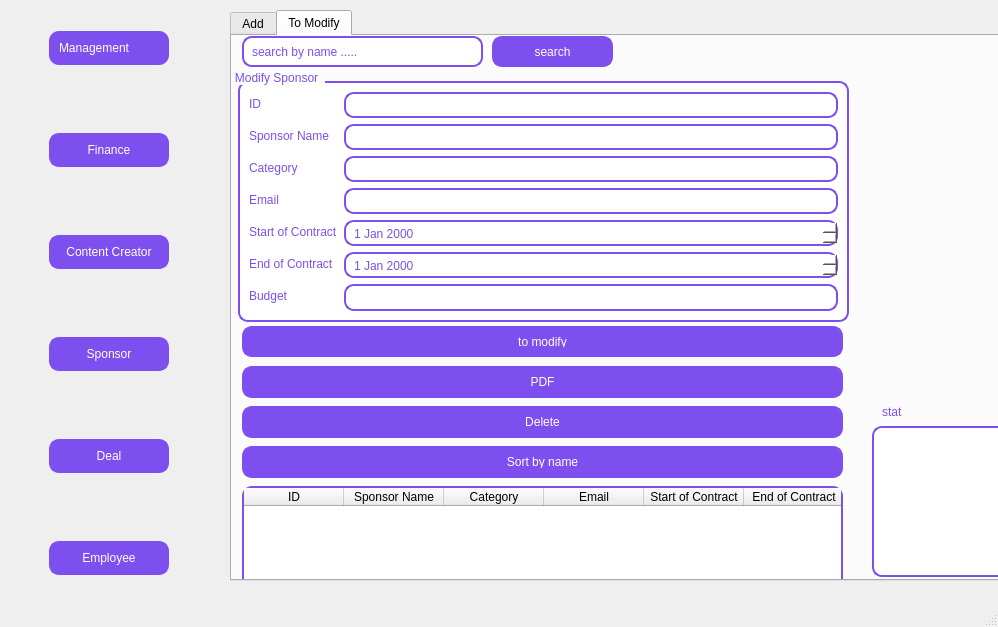
<?xml version="1.0" encoding="UTF-8"?>
<ui version="4.0">
 <class>MainWindow</class>
 <widget class="QMainWindow" name="MainWindow">
  <property name="geometry">
   <rect>
    <x>0</x>
    <y>0</y>
    <width>998</width>
    <height>627</height>
   </rect>
  </property>
  <property name="windowTitle">
   <string>MainWindow</string>
  </property>
  <widget class="QWidget" name="centralwidget">
   <widget class="QFrame" name="menuFrame">
    <property name="geometry">
     <rect>
      <x>40</x>
      <y>-40</y>
      <width>132</width>
      <height>688</height>
     </rect>
    </property>
    <property name="styleSheet">
     <string notr="true">
     QMainWindow {
         background-color: #FFFFFF;
         border-radius: 10px;
     }
     QMainWindow[darkTheme=&quot;true&quot;] {
         background-color: #000000;
     }
     QGroupBox {
         background-color: #FFFFFF;
         border: 2px solid #7D4FEE;
         border-radius: 10px;
         font: bold 14pt &quot;Arial&quot;;
         color: #7D4FEE;
         margin: 10px;
     }
     QGroupBox[darkTheme=&quot;true&quot;] {
         background-color: #000000;
         border: 2px solid #7D4FEE;
         color: #7D4FEE;
     }
     QGroupBox::title {
         color: #7D4FEE;
         padding: 0 5px;
         subcontrol-origin: margin;
         subcontrol-position: top left;
     }
     QPushButton {
         background-color: #7D4FEE;
         color: #FFFFFF;
         border-radius: 10px;
         padding: 8px;
         min-width: 100px;
         font: 10pt &quot;Arial&quot;;
         border: 2px solid #7D4FEE;
     }
     QPushButton:hover {
         background-color: #FFFFFF;
         color: #7D4FEE;
         border: 2px solid #7D4FEE;
     }
     QLineEdit, QComboBox, QSpinBox, QDateEdit {
         background-color: #FFFFFF;
         border: 2px solid #7D4FEE;
         border-radius: 10px;
         padding: 6px;
         font: 10pt &quot;Arial&quot;;
         color: #7D4FEE;
     }
     QLineEdit[darkTheme=&quot;true&quot;], QComboBox[darkTheme=&quot;true&quot;], QSpinBox[darkTheme=&quot;true&quot;], QDateEdit[darkTheme=&quot;true&quot;] {
         background-color: #000000;
         border: 2px solid #7D4FEE;
         color: #7D4FEE;
     }
     QTableWidget {
         background-color: #FFFFFF;
         border: 2px solid #7D4FEE;
         border-radius: 10px;
         gridline-color: #7D4FEE;
         font: 10pt &quot;Arial&quot;;
         color: #7D4FEE;
     }
     QTableWidget[darkTheme=&quot;true&quot;] {
         background-color: #1A1A1A;
         border: 2px solid #7D4FEE;
         color: #7D4FEE;
     }
     QTableWidget::item:selected {
         background-color: #7D4FEE;
         color: #FFFFFF;
     }
     QLabel {
         color: #7D4FEE;
         font: 10pt &quot;Arial&quot;;
     }
     QLabel[darkTheme=&quot;true&quot;] {
         color: #7D4FEE;
     }
     QWidget#sidebar {
         background-color: #7D4FEE;
         border-radius: 10px 0 0 10px;
     }
     QPushButton#sidebarButton {
         background-color: #7D4FEE;
         color: #FFFFFF;
         border: none;
         border-radius: 10px;
         padding: 10px;
         font: 10pt &quot;Arial&quot;;
         width: 100%;
         text-align: left;
     }
     QPushButton#sidebarButton:hover {
         background-color: #FFFFFF;
         color: #7D4FEE;
         border: 2px solid #7D4FEE;
     }
   </string>
    </property>
    <layout class="QVBoxLayout" name="menuLayout">
     <item>
      <widget class="QPushButton" name="sidebarButton">
       <property name="text">
        <string>Management</string>
       </property>
      </widget>
     </item>
     <item>
      <widget class="QPushButton" name="sidebarButton_2">
       <property name="text">
        <string>Finance</string>
       </property>
      </widget>
     </item>
     <item>
      <widget class="QPushButton" name="sidebarButton_3">
       <property name="text">
        <string>Content Creator</string>
       </property>
      </widget>
     </item>
     <item>
      <widget class="QPushButton" name="sidebarButton_4">
       <property name="text">
        <string>Sponsor</string>
       </property>
      </widget>
     </item>
     <item>
      <widget class="QPushButton" name="sidebarButton_5">
       <property name="text">
        <string>Deal</string>
       </property>
      </widget>
     </item>
     <item>
      <widget class="QPushButton" name="sidebarButton_6">
       <property name="text">
        <string>Employee</string>
       </property>
      </widget>
     </item>
    </layout>
   </widget>
   <widget class="QStackedWidget" name="stackedWidget">
    <property name="geometry">
     <rect>
      <x>230</x>
      <y>0</y>
      <width>1152</width>
      <height>688</height>
     </rect>
    </property>
    <property name="styleSheet">
     <string notr="true">
     QMainWindow {
         background-color: #FFFFFF;
         border-radius: 10px;
     }
     QMainWindow[darkTheme=&quot;true&quot;] {
         background-color: #000000;
     }
     QGroupBox {
         background-color: #FFFFFF;
         border: 2px solid #7D4FEE;
         border-radius: 10px;
         font: bold 14pt &quot;Arial&quot;;
         color: #7D4FEE;
         margin: 10px;
     }
     QGroupBox[darkTheme=&quot;true&quot;] {
         background-color: #000000;
         border: 2px solid #7D4FEE;
         color: #7D4FEE;
     }
     QGroupBox::title {
         color: #7D4FEE;
         padding: 0 5px;
         subcontrol-origin: margin;
         subcontrol-position: top left;
     }
     QPushButton {
         background-color: #7D4FEE;
         color: #FFFFFF;
         border-radius: 10px;
         padding: 8px;
         min-width: 100px;
         font: 10pt &quot;Arial&quot;;
         border: 2px solid #7D4FEE;
     }
     QPushButton:hover {
         background-color: #FFFFFF;
         color: #7D4FEE;
         border: 2px solid #7D4FEE;
     }
     QLineEdit, QComboBox, QSpinBox, QDateEdit {
         background-color: #FFFFFF;
         border: 2px solid #7D4FEE;
         border-radius: 10px;
         padding: 6px;
         font: 10pt &quot;Arial&quot;;
         color: #7D4FEE;
     }
     QLineEdit[darkTheme=&quot;true&quot;], QComboBox[darkTheme=&quot;true&quot;], QSpinBox[darkTheme=&quot;true&quot;], QDateEdit[darkTheme=&quot;true&quot;] {
         background-color: #000000;
         border: 2px solid #7D4FEE;
         color: #7D4FEE;
     }
     QTableWidget {
         background-color: #FFFFFF;
         border: 2px solid #7D4FEE;
         border-radius: 10px;
         gridline-color: #7D4FEE;
         font: 10pt &quot;Arial&quot;;
         color: #7D4FEE;
     }
     QTableWidget[darkTheme=&quot;true&quot;] {
         background-color: #1A1A1A;
         border: 2px solid #7D4FEE;
         color: #7D4FEE;
     }
     QTableWidget::item:selected {
         background-color: #7D4FEE;
         color: #FFFFFF;
     }
     QLabel {
         color: #7D4FEE;
         font: 10pt &quot;Arial&quot;;
     }
     QLabel[darkTheme=&quot;true&quot;] {
         color: #7D4FEE;
     }
     QWidget#sidebar {
         background-color: #7D4FEE;
         border-radius: 10px 0 0 10px;
     }
     QPushButton#sidebarButton {
         background-color: #7D4FEE;
         color: #FFFFFF;
         border: none;
         border-radius: 10px;
         padding: 10px;
         font: 10pt &quot;Arial&quot;;
         width: 100%;
         text-align: left;
     }
     QPushButton#sidebarButton:hover {
         background-color: #FFFFFF;
         color: #7D4FEE;
         border: 2px solid #7D4FEE;
     }
   </string>
    </property>
    <property name="currentIndex">
     <number>3</number>
    </property>
    <widget class="QWidget" name="managementPage">
     <layout class="QVBoxLayout" name="managementLayout">
      <item>
       <widget class="QLabel" name="managementLabel">
        <property name="text">
         <string>Management Page</string>
        </property>
        <property name="alignment">
         <set>Qt::AlignmentFlag::AlignCenter</set>
        </property>
       </widget>
      </item>
     </layout>
    </widget>
    <widget class="QWidget" name="financePage">
     <layout class="QHBoxLayout" name="financeLayout">
      <item>
       <layout class="QVBoxLayout" name="leftLayout">
        <item>
         <layout class="QHBoxLayout" name="topBar">
          <item>
           <widget class="QLineEdit" name="searchBox">
            <property name="placeholderText">
             <string>Search...</string>
            </property>
           </widget>
          </item>
          <item>
           <widget class="QPushButton" name="btnSearchById">
            <property name="text">
             <string>Search</string>
            </property>
           </widget>
          </item>
          <item>
           <widget class="QPushButton" name="btnDarkTheme">
            <property name="text">
             <string>Dark Theme</string>
            </property>
           </widget>
          </item>
          <item>
           <widget class="QPushButton" name="btnSortByMontant">
            <property name="text">
             <string>Sort by Amount</string>
            </property>
           </widget>
          </item>
          <item>
           <widget class="QPushButton" name="btnExportCSV">
            <property name="text">
             <string>Export to CSV</string>
            </property>
           </widget>
          </item>
         </layout>
        </item>
        <item>
         <widget class="QGroupBox" name="formBox">
          <property name="title">
           <string>Manage Invoices</string>
          </property>
          <layout class="QFormLayout" name="formLayout">
           <item row="0" column="0">
            <widget class="QLabel" name="labelId">
             <property name="text">
              <string>Invoice ID:</string>
             </property>
            </widget>
           </item>
           <item row="0" column="1">
            <widget class="QLineEdit" name="lineId"/>
           </item>
           <item row="1" column="0">
            <widget class="QLabel" name="labelMontant">
             <property name="text">
              <string>Amount:</string>
             </property>
            </widget>
           </item>
           <item row="1" column="1">
            <widget class="QLineEdit" name="lineMontant"/>
           </item>
           <item row="2" column="0">
            <widget class="QLabel" name="labelDateEmission">
             <property name="text">
              <string>Issue Date:</string>
             </property>
            </widget>
           </item>
           <item row="2" column="1">
            <widget class="QDateEdit" name="dateEmission"/>
           </item>
           <item row="3" column="0">
            <widget class="QLabel" name="labelDateEcheance">
             <property name="text">
              <string>Due Date:</string>
             </property>
            </widget>
           </item>
           <item row="3" column="1">
            <widget class="QDateEdit" name="dateEcheance"/>
           </item>
           <item row="4" column="0">
            <widget class="QLabel" name="labelStatut">
             <property name="text">
              <string>Status:</string>
             </property>
            </widget>
           </item>
           <item row="4" column="1">
            <widget class="QComboBox" name="comboStatut">
             <item>
              <property name="text">
               <string>Paid</string>
              </property>
             </item>
             <item>
              <property name="text">
               <string>Pending</string>
              </property>
             </item>
             <item>
              <property name="text">
               <string>Cancelled</string>
              </property>
             </item>
            </widget>
           </item>
          </layout>
         </widget>
        </item>
        <item>
         <layout class="QHBoxLayout" name="actionLayout">
          <item>
           <widget class="QPushButton" name="btnAdd">
            <property name="text">
             <string>Add</string>
            </property>
           </widget>
          </item>
          <item>
           <widget class="QPushButton" name="btnEdit">
            <property name="text">
             <string>Edit</string>
            </property>
           </widget>
          </item>
          <item>
           <widget class="QPushButton" name="btnDelete">
            <property name="text">
             <string>Delete</string>
            </property>
           </widget>
          </item>
          <item>
           <widget class="QPushButton" name="btnClear">
            <property name="text">
             <string>Clear Form</string>
            </property>
           </widget>
          </item>
         </layout>
        </item>
        <item>
         <widget class="QTableWidget" name="tableFactures">
          <column>
           <property name="text">
            <string>Invoice ID</string>
           </property>
          </column>
          <column>
           <property name="text">
            <string>Amount</string>
           </property>
          </column>
          <column>
           <property name="text">
            <string>Issue Date</string>
           </property>
          </column>
          <column>
           <property name="text">
            <string>Due Date</string>
           </property>
          </column>
          <column>
           <property name="text">
            <string>Status</string>
           </property>
          </column>
         </widget>
        </item>
       </layout>
      </item>
      <item>
       <widget class="QGroupBox" name="statsBox">
        <property name="title">
         <string>Financial Statistics</string>
        </property>
        <layout class="QVBoxLayout" name="statsLayout">
         <item>
          <widget class="QTableWidget" name="tableStats">
           <column>
            <property name="text">
             <string>Metric</string>
            </property>
           </column>
           <column>
            <property name="text">
             <string>Value</string>
            </property>
           </column>
          </widget>
         </item>
        </layout>
       </widget>
      </item>
     </layout>
    </widget>
    <widget class="QWidget" name="contentCreatorPage">
     <layout class="QVBoxLayout" name="contentCreatorLayout">
      <item>
       <widget class="QLabel" name="labelContent">
        <property name="text">
         <string>Content Creator Page</string>
        </property>
        <property name="alignment">
         <set>Qt::AlignmentFlag::AlignCenter</set>
        </property>
       </widget>
      </item>
     </layout>
    </widget>
    <widget class="QWidget" name="sponsorPage">
     <widget class="QTabWidget" name="sponsorTabWidget_3">
      <property name="geometry">
       <rect>
        <x>0</x>
        <y>10</y>
        <width>1201</width>
        <height>571</height>
       </rect>
      </property>
      <property name="currentIndex">
       <number>1</number>
      </property>
      <widget class="QWidget" name="tabAdd_4">
       <attribute name="title">
        <string>Add</string>
       </attribute>
       <widget class="QGroupBox" name="formBoxAdd_3">
        <property name="geometry">
         <rect>
          <x>-4</x>
          <y>35</y>
          <width>631</width>
          <height>261</height>
         </rect>
        </property>
        <property name="title">
         <string>Add Sponsor</string>
        </property>
        <layout class="QFormLayout" name="formLayoutAdd_3">
         <item row="0" column="0">
          <widget class="QLabel" name="label_63">
           <property name="text">
            <string>ID</string>
           </property>
          </widget>
         </item>
         <item row="0" column="1">
          <widget class="QLineEdit" name="lineEdit_22"/>
         </item>
         <item row="1" column="0">
          <widget class="QLabel" name="label_64">
           <property name="text">
            <string>Sponsor Name</string>
           </property>
          </widget>
         </item>
         <item row="1" column="1">
          <widget class="QLineEdit" name="lineEdit_23"/>
         </item>
         <item row="2" column="0">
          <widget class="QLabel" name="label_65">
           <property name="text">
            <string>Category</string>
           </property>
          </widget>
         </item>
         <item row="2" column="1">
          <widget class="QLineEdit" name="lineEdit_24"/>
         </item>
         <item row="3" column="0">
          <widget class="QLabel" name="label_66">
           <property name="text">
            <string>Email</string>
           </property>
          </widget>
         </item>
         <item row="3" column="1">
          <widget class="QLineEdit" name="lineEdit_25"/>
         </item>
         <item row="4" column="0">
          <widget class="QLabel" name="label_67">
           <property name="text">
            <string>Start of Contract</string>
           </property>
          </widget>
         </item>
         <item row="4" column="1">
          <widget class="QDateEdit" name="dateEdit_9"/>
         </item>
         <item row="5" column="0">
          <widget class="QLabel" name="label_68">
           <property name="text">
            <string>End of Contract</string>
           </property>
          </widget>
         </item>
         <item row="5" column="1">
          <widget class="QDateEdit" name="dateEdit_10"/>
         </item>
         <item row="6" column="0">
          <widget class="QLabel" name="label_69">
           <property name="text">
            <string>Budget</string>
           </property>
          </widget>
         </item>
         <item row="6" column="1">
          <widget class="QLineEdit" name="lineEdit_33"/>
         </item>
        </layout>
       </widget>
       <widget class="QTableWidget" name="sponsorTable_8">
        <property name="geometry">
         <rect>
          <x>10</x>
          <y>450</y>
          <width>601</width>
          <height>189</height>
         </rect>
        </property>
        <property name="sizePolicy">
         <sizepolicy hsizetype="Expanding" vsizetype="Expanding">
          <horstretch>0</horstretch>
          <verstretch>0</verstretch>
         </sizepolicy>
        </property>
        <column>
         <property name="text">
          <string>ID</string>
         </property>
        </column>
        <column>
         <property name="text">
          <string>Sponsor Name</string>
         </property>
        </column>
        <column>
         <property name="text">
          <string>Category</string>
         </property>
        </column>
        <column>
         <property name="text">
          <string>Email</string>
         </property>
        </column>
        <column>
         <property name="text">
          <string>Start of Contract</string>
         </property>
        </column>
        <column>
         <property name="text">
          <string>End of Contract</string>
         </property>
        </column>
        <column>
         <property name="text">
          <string>Budget</string>
         </property>
        </column>
       </widget>
       <widget class="QPushButton" name="pushButton_23">
        <property name="geometry">
         <rect>
          <x>10</x>
          <y>290</y>
          <width>601</width>
          <height>31</height>
         </rect>
        </property>
        <property name="text">
         <string>Add</string>
        </property>
       </widget>
       <widget class="QPushButton" name="pushButton_35">
        <property name="geometry">
         <rect>
          <x>10</x>
          <y>330</y>
          <width>601</width>
          <height>32</height>
         </rect>
        </property>
        <property name="text">
         <string>PDF</string>
        </property>
       </widget>
       <widget class="QPushButton" name="pushButton_36">
        <property name="geometry">
         <rect>
          <x>10</x>
          <y>370</y>
          <width>601</width>
          <height>32</height>
         </rect>
        </property>
        <property name="text">
         <string>Delete</string>
        </property>
       </widget>
       <widget class="QPushButton" name="pushButton_37">
        <property name="geometry">
         <rect>
          <x>10</x>
          <y>410</y>
          <width>601</width>
          <height>32</height>
         </rect>
        </property>
        <property name="text">
         <string>Sort by name</string>
        </property>
       </widget>
       <widget class="QTableWidget" name="sponsorTable_9">
        <property name="geometry">
         <rect>
          <x>640</x>
          <y>390</y>
          <width>161</width>
          <height>151</height>
         </rect>
        </property>
        <property name="sizePolicy">
         <sizepolicy hsizetype="Expanding" vsizetype="Expanding">
          <horstretch>0</horstretch>
          <verstretch>0</verstretch>
         </sizepolicy>
        </property>
       </widget>
       <widget class="QLabel" name="label_70">
        <property name="geometry">
         <rect>
          <x>650</x>
          <y>370</y>
          <width>37</width>
          <height>12</height>
         </rect>
        </property>
        <property name="text">
         <string>stat</string>
        </property>
       </widget>
       <widget class="QLineEdit" name="searchEdit_7">
        <property name="geometry">
         <rect>
          <x>10</x>
          <y>0</y>
          <width>241</width>
          <height>31</height>
         </rect>
        </property>
        <property name="text">
         <string>search by name .....</string>
        </property>
        <property name="placeholderText">
         <string>Search by name or platform</string>
        </property>
       </widget>
       <widget class="QPushButton" name="pushButton_24">
        <property name="geometry">
         <rect>
          <x>260</x>
          <y>0</y>
          <width>121</width>
          <height>31</height>
         </rect>
        </property>
        <property name="text">
         <string>search</string>
        </property>
       </widget>
      </widget>
      <widget class="QWidget" name="tabModify_4">
       <attribute name="title">
        <string>To Modify</string>
       </attribute>
       <widget class="QGroupBox" name="formBoxModify_5">
        <property name="geometry">
         <rect>
          <x>-4</x>
          <y>35</y>
          <width>631</width>
          <height>261</height>
         </rect>
        </property>
        <property name="title">
         <string>Modify Sponsor</string>
        </property>
        <layout class="QFormLayout" name="formLayoutModify_4">
         <item row="0" column="0">
          <widget class="QLabel" name="label_71">
           <property name="text">
            <string>ID</string>
           </property>
          </widget>
         </item>
         <item row="0" column="1">
          <widget class="QLineEdit" name="lineEdit_34"/>
         </item>
         <item row="1" column="0">
          <widget class="QLabel" name="label_72">
           <property name="text">
            <string>Sponsor Name</string>
           </property>
          </widget>
         </item>
         <item row="1" column="1">
          <widget class="QLineEdit" name="lineEdit_35"/>
         </item>
         <item row="2" column="0">
          <widget class="QLabel" name="label_73">
           <property name="text">
            <string>Category</string>
           </property>
          </widget>
         </item>
         <item row="2" column="1">
          <widget class="QLineEdit" name="lineEdit_36"/>
         </item>
         <item row="3" column="0">
          <widget class="QLabel" name="label_74">
           <property name="text">
            <string>Email</string>
           </property>
          </widget>
         </item>
         <item row="3" column="1">
          <widget class="QLineEdit" name="lineEdit_37"/>
         </item>
         <item row="4" column="0">
          <widget class="QLabel" name="label_75">
           <property name="text">
            <string>Start of Contract</string>
           </property>
          </widget>
         </item>
         <item row="4" column="1">
          <widget class="QDateEdit" name="dateEdit_13"/>
         </item>
         <item row="5" column="0">
          <widget class="QLabel" name="label_76">
           <property name="text">
            <string>End of Contract</string>
           </property>
          </widget>
         </item>
         <item row="5" column="1">
          <widget class="QDateEdit" name="dateEdit_14"/>
         </item>
         <item row="6" column="0">
          <widget class="QLabel" name="label_77">
           <property name="text">
            <string>Budget</string>
           </property>
          </widget>
         </item>
         <item row="6" column="1">
          <widget class="QLineEdit" name="lineEdit_38"/>
         </item>
        </layout>
       </widget>
       <widget class="QPushButton" name="pushButton_27">
        <property name="geometry">
         <rect>
          <x>6</x>
          <y>565</y>
          <width>120</width>
          <height>32</height>
         </rect>
        </property>
        <property name="text">
         <string>Delete</string>
        </property>
       </widget>
       <widget class="QPushButton" name="pushButton_28">
        <property name="geometry">
         <rect>
          <x>6</x>
          <y>601</y>
          <width>120</width>
          <height>32</height>
         </rect>
        </property>
        <property name="text">
         <string>Sort by name</string>
        </property>
       </widget>
       <widget class="QTableWidget" name="sponsorTable_10">
        <property name="geometry">
         <rect>
          <x>10</x>
          <y>450</y>
          <width>601</width>
          <height>193</height>
         </rect>
        </property>
        <property name="sizePolicy">
         <sizepolicy hsizetype="Expanding" vsizetype="Expanding">
          <horstretch>0</horstretch>
          <verstretch>0</verstretch>
         </sizepolicy>
        </property>
        <column>
         <property name="text">
          <string>ID</string>
         </property>
        </column>
        <column>
         <property name="text">
          <string>Sponsor Name</string>
         </property>
        </column>
        <column>
         <property name="text">
          <string>Category</string>
         </property>
        </column>
        <column>
         <property name="text">
          <string>Email</string>
         </property>
        </column>
        <column>
         <property name="text">
          <string>Start of Contract</string>
         </property>
        </column>
        <column>
         <property name="text">
          <string>End of Contract</string>
         </property>
        </column>
        <column>
         <property name="text">
          <string>Budget</string>
         </property>
        </column>
       </widget>
       <widget class="QPushButton" name="pushButton_38">
        <property name="geometry">
         <rect>
          <x>10</x>
          <y>290</y>
          <width>601</width>
          <height>31</height>
         </rect>
        </property>
        <property name="text">
         <string>to modify</string>
        </property>
       </widget>
       <widget class="QPushButton" name="pushButton_39">
        <property name="geometry">
         <rect>
          <x>10</x>
          <y>330</y>
          <width>601</width>
          <height>32</height>
         </rect>
        </property>
        <property name="text">
         <string>PDF</string>
        </property>
       </widget>
       <widget class="QPushButton" name="pushButton_40">
        <property name="geometry">
         <rect>
          <x>10</x>
          <y>370</y>
          <width>601</width>
          <height>32</height>
         </rect>
        </property>
        <property name="text">
         <string>Delete</string>
        </property>
       </widget>
       <widget class="QPushButton" name="pushButton_41">
        <property name="geometry">
         <rect>
          <x>10</x>
          <y>410</y>
          <width>601</width>
          <height>32</height>
         </rect>
        </property>
        <property name="text">
         <string>Sort by name</string>
        </property>
       </widget>
       <widget class="QTableWidget" name="sponsorTable_11">
        <property name="geometry">
         <rect>
          <x>640</x>
          <y>390</y>
          <width>161</width>
          <height>151</height>
         </rect>
        </property>
        <property name="sizePolicy">
         <sizepolicy hsizetype="Expanding" vsizetype="Expanding">
          <horstretch>0</horstretch>
          <verstretch>0</verstretch>
         </sizepolicy>
        </property>
       </widget>
       <widget class="QLabel" name="label_78">
        <property name="geometry">
         <rect>
          <x>650</x>
          <y>370</y>
          <width>37</width>
          <height>12</height>
         </rect>
        </property>
        <property name="text">
         <string>stat</string>
        </property>
       </widget>
       <widget class="QLineEdit" name="searchEdit_8">
        <property name="geometry">
         <rect>
          <x>10</x>
          <y>0</y>
          <width>241</width>
          <height>31</height>
         </rect>
        </property>
        <property name="text">
         <string>search by name .....</string>
        </property>
        <property name="placeholderText">
         <string>Search by name or platform</string>
        </property>
       </widget>
       <widget class="QPushButton" name="pushButton_42">
        <property name="geometry">
         <rect>
          <x>260</x>
          <y>0</y>
          <width>121</width>
          <height>31</height>
         </rect>
        </property>
        <property name="text">
         <string>search</string>
        </property>
       </widget>
      </widget>
     </widget>
    </widget>
    <widget class="QWidget" name="employeePage">
     <layout class="QVBoxLayout" name="employeeLayout">
      <item>
       <widget class="QLabel" name="employeeLabel">
        <property name="text">
         <string>Employee Page</string>
        </property>
        <property name="alignment">
         <set>Qt::AlignmentFlag::AlignCenter</set>
        </property>
       </widget>
      </item>
     </layout>
    </widget>
   </widget>
  </widget>
  <widget class="QMenuBar" name="menubar">
   <property name="geometry">
    <rect>
     <x>0</x>
     <y>0</y>
     <width>998</width>
     <height>17</height>
    </rect>
   </property>
  </widget>
  <widget class="QStatusBar" name="statusbar"/>
 </widget>
 <resources/>
 <connections/>
</ui>
